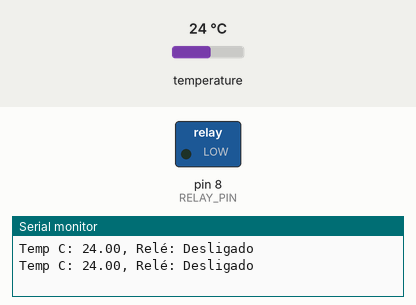
The sketch below on a simulated Arduino Uno, built with avr-gcc and run on an emulated ATmega328P. Shown: switched loads named in the sketch (green lamp = pin HIGH), the last lines printed to the serial monitor. The inputs (shaded band) are chosen by the test bench; at power-on: temperature 24 °C. Storage starts empty.

Above: at 3.3 s.
3.4 s: temperature set to 25.8 °C
At 5.2 s:
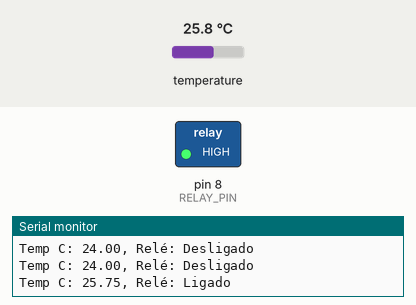
5.9 s: temperature set to 12 °C
At 6.6 s:
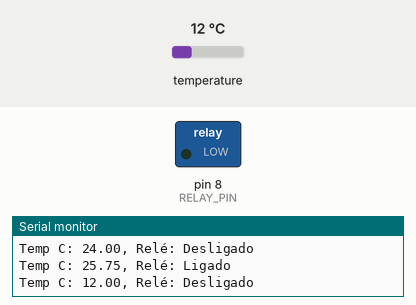
8.4 s: temperature set to 28 °C
At 10.4 s:
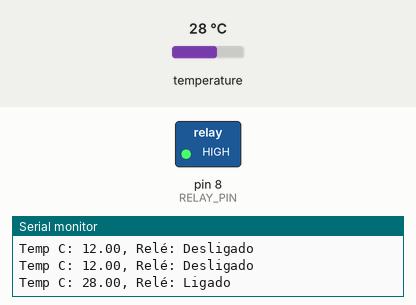
Timing chart, 0 to 11.9 s (numbered marks = the images above; inputs shaded):
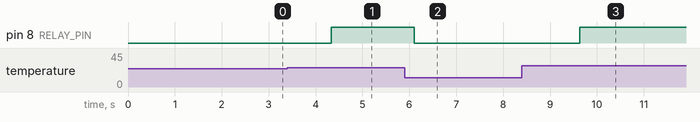

The sketch:

codigo_novo_Temp_rele_Serial.SD.ino
```cpp
#include <OneWire.h>
#include <DallasTemperature.h>
#include <SD.h>

#define ONE_WIRE_BUS 7
#define RELAY_PIN 8
const int chipSelect = 4; // Pino CS para o módulo SD

OneWire oneWire(ONE_WIRE_BUS);
DallasTemperature sensors(&oneWire);

File dataFile;

void setup() {
  Serial.begin(9600);  // Inicializa a comunicação serial
  sensors.begin();  // Inicializa os sensores
  pinMode(RELAY_PIN, OUTPUT);  // Configura o pino do relé como saída

  // Inicializa o módulo SD
  if (!SD.begin(chipSelect)) {
    Serial.println("Erro SD");
    while (1); // Trava o código em caso de erro
  }

  dataFile = SD.open("dados.txt", FILE_WRITE);
  if (!dataFile) {
    Serial.println("Erro abrir arquivo");
    while (1); // Trava o código em caso de erro
  }
}

void loop() {
  sensors.requestTemperatures();  // Solicita a leitura da temperatura
  float temperatureC = sensors.getTempCByIndex(0);  // Lê a temperatura em Celsius

  Serial.print("Temp C: ");
  Serial.print(temperatureC);
  Serial.print(", Relé: ");

  float threshold = 25.0;

  if (temperatureC >= threshold) {
    digitalWrite(RELAY_PIN, HIGH);  // Liga o relé se a temperatura for >= 25°C
    Serial.println("Ligado");
  } else {
    digitalWrite(RELAY_PIN, LOW);  // Desliga o relé se a temperatura for < 25°C
    Serial.println("Desligado");
  }

  // Salvando dados no arquivo SD
  if (dataFile) {
    dataFile.print("Temp C: ");
    dataFile.print(temperatureC);
    dataFile.print(", Relé: ");
    dataFile.println(temperatureC >= threshold ? "Ligado" : "Desligado");
    dataFile.flush(); // Garante que os dados sejam escritos no cartão SD
  }

  delay(1000);  // Espera 1 segundo antes da próxima leitura
}
```

Measured:
- the behaviour switches between 24.9 and 25 °C on temperature (found by bisection; images 0 and 1)
- after the input at 3.4 s, pin 8 (RELAY_PIN): LOW → HIGH after 0.94 s
- after the input at 5.9 s, pin 8 (RELAY_PIN): HIGH → LOW after 0.20 s
- after the input at 8.4 s, pin 8 (RELAY_PIN): LOW → HIGH after 1.2 s
